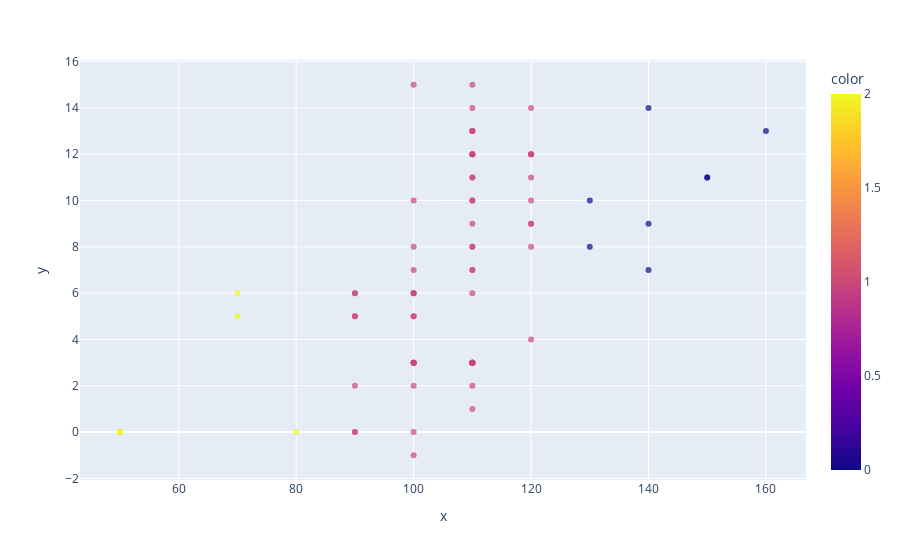

The cell this chart's notebook holds for it:
### Markdown cell above
Realiza 3 gráficas en 2 dimensiones (caloriasXazucar, caloriasXgrasas, grasasXazucares) con las proyecciones a partir de nuestra gráfica 3D para que nos ayude a visualizar los grupos y su clasificación.
Primero hagamosla gráfica entre calorías y azucar y como quedan los clusters:

### Code cell
#plt.scatter(X[:, 0], X[:, 1], c=labels)
fig = px.scatter(X,x = X[:,0],y=X[:,1],color=labels,opacity=0.7)
fig.show()

### Figure 1 — Plotly figure (JSON) as saved in the notebook; plotly's stock layout.template omitted (floating-point values rounded to 4 significant figures)
{"data": [{"hovertemplate": "x=%{x}<br>y=%{y}<br>color=%{marker.color}<extra></extra>", "legendgroup": "", "marker": {"color": [2, 1, 2, 2, 1, 1, 1, 0, 1, 1, 1, 1, 1, 1, 1, 1, 1, 1, 1, 1, 1, 1, 1, 1, 1, 1, 1, 1, 1, 1, 1, 1, 1, 1, 1, 1, 1, 1, 1, 0, 1, 1, 1, 1, 0, 0, 0, 1, 1, 0, 1, 0, 1, 1, 2, 2, 1, 1, 1, 1, 1, 1, 1, 2, 1, 1, 1, 1, 1, 1, 0, 1, 1, 1, 1, 1, 1], "coloraxis": "coloraxis", "opacity": 0.7, "symbol": "circle"}, "mode": "markers", "name": "", "orientation": "v", "showlegend": false, "type": "scatter", "x": [70, 120, 70, 50, 110, 110, 110, 130, 90, 90, 120, 110, 120, 110, 110, 110, 100, 110, 110, 110, 100, 110, 100, 100, 110, 110, 100, 120, 120, 110, 100, 110, 100, 110, 120, 120, 110, 110, 110, 140, 110, 100, 110, 100, 150, 150, 160, 100, 120, 140, 90, 130, 120, 100, 50, 50, 100, 100, 120, 100, 90, 110, 110, 80, 90, 90, 110, 110, 90, 110, 140, 100, 110, 110, 100, 100, 110], "xaxis": "x", "y": [6, 8, 5, 0, 8, 10, 14, 8, 6, 5, 12, 1, 9, 7, 13, 3, 2, 12, 13, 7, 0, 3, 10, 5, 13, 11, 7, 10, 12, 12, 15, 9, 5, 3, 4, 11, 10, 11, 6, 9, 3, 6, 12, 3, 11, 11, 13, 6, 9, 7, 2, 10, 14, 3, 0, 0, 6, -1, 12, 8, 6, 2, 3, 0, 0, 0, 15, 3, 5, 3, 14, 3, 3, 12, 3, 3, 8], "yaxis": "y"}], "layout": {"coloraxis": {"colorbar": {"title": {"text": "color"}}, "colorscale": [[0, "#0d0887"], [0.1111, "#46039f"], [0.2222, "#7201a8"], [0.3333, "#9c179e"], [0.4444, "#bd3786"], [0.5556, "#d8576b"], [0.6667, "#ed7953"], [0.7778, "#fb9f3a"], [0.8889, "#fdca26"], [1, "#f0f921"]]}, "legend": {"tracegroupgap": 0}, "margin": {"t": 60}, "xaxis": {"anchor": "y", "domain": [0, 1], "title": {"text": "x"}}, "yaxis": {"anchor": "x", "domain": [0, 1], "title": {"text": "y"}}}}
